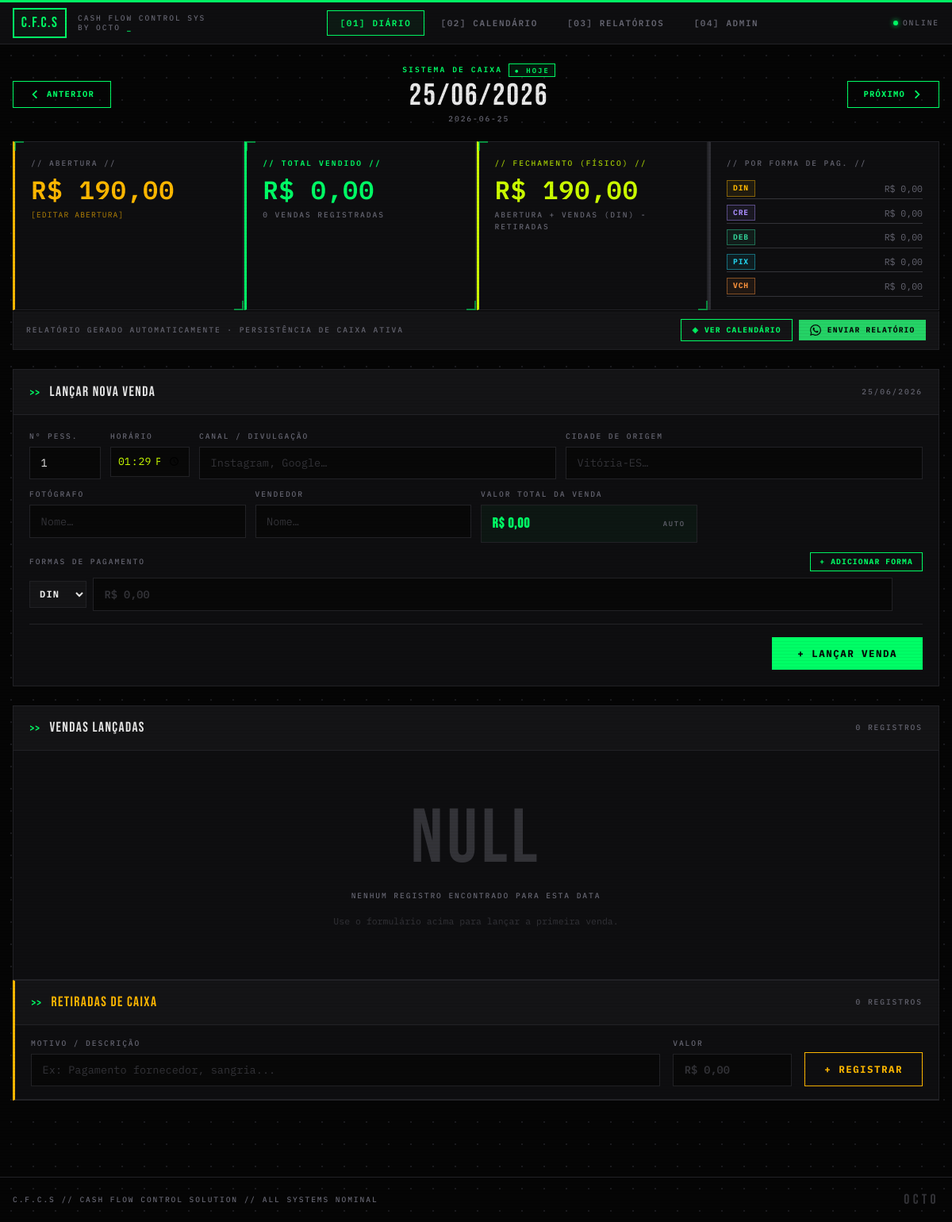
The page /dia/2026-06-25 on the database as committed earlier.
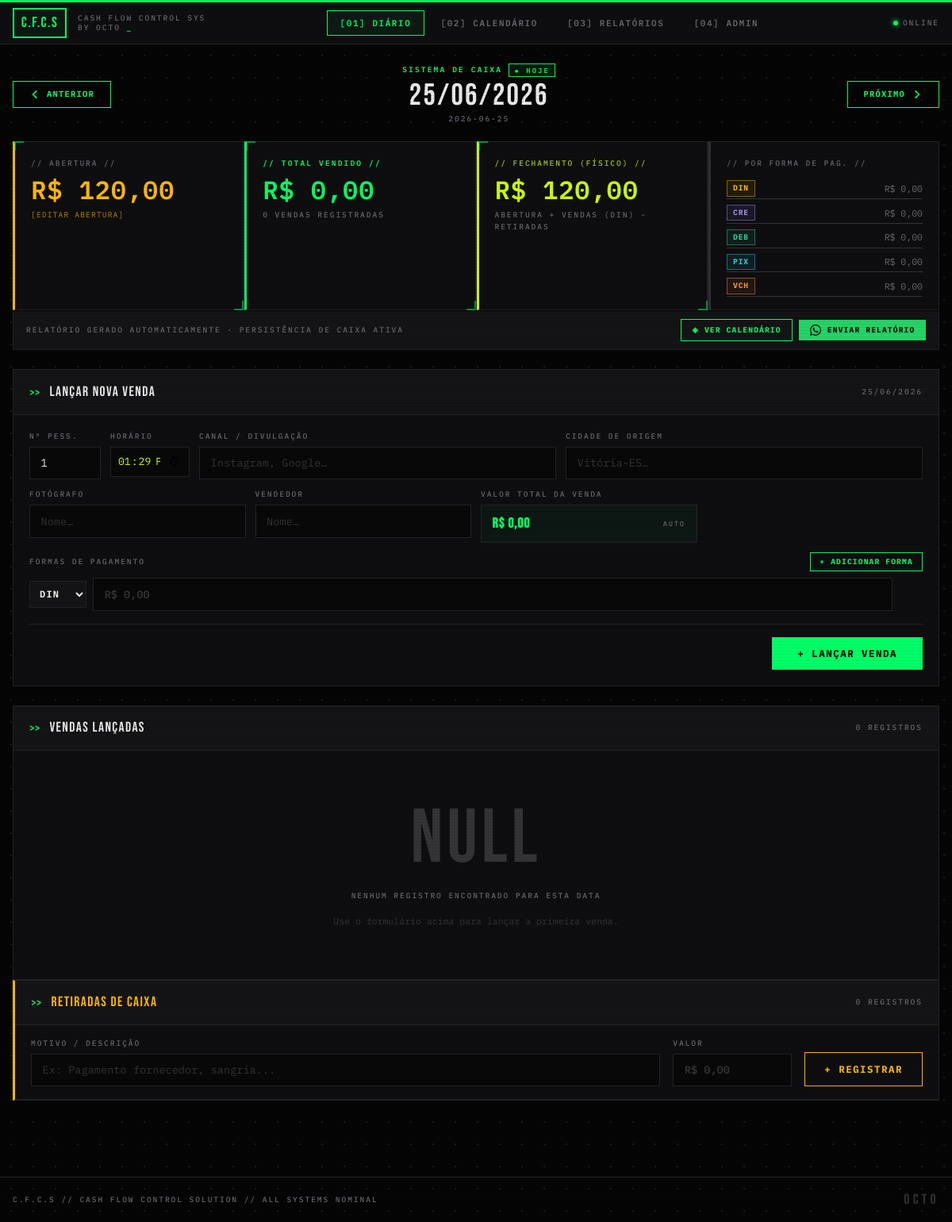
The same page on the database as committed later.
### tables this page shows
CREATE TABLE caixa_diario (
                data            DATE    PRIMARY KEY,
                abertura_caixa  REAL    NOT NULL DEFAULT 0.0,
                fechamento_caixa REAL   NOT NULL DEFAULT 0.0
            );

### app.py (the view)
@app.route("/dia/<data>", methods=["GET"])
def diario(data):
    try:
        datetime.strptime(data, "%Y-%m-%d")
    except ValueError:
        return redirect(url_for("index"))
    caixa = get_or_create_caixa(data)
    vendas = get_vendas_do_dia(data)
    retiradas = get_retiradas_do_dia(data)
    subtotais = get_subtotais(data)
    total_dia = sum(v["valor_venda"] for v in vendas)
    recalc_fechamento(data)
    caixa = get_or_create_caixa(data)
    canais = get_config("canal")
    cidades = get_config("cidade")
    equipe = get_config("equipe")
    whatsapp_numero = get_whatsapp_numero()
    d = datetime.strptime(data, "%Y-%m-%d").date()
    prev_day = (d - timedelta(days=1)).isoformat()
    next_day = (d + timedelta(days=1)).isoformat()
    today = date.today().isoformat()
    return render_template(
        "diario.html",
        data=data,
        data_fmt=d.strftime("%d/%m/%Y"),
        caixa=caixa,
        vendas=vendas,
        retiradas=retiradas,
        subtotais=subtotais,
        total_dia=total_dia,
        canais=canais,
        cidades=cidades,
        equipe=equipe,
        prev_day=prev_day,
        next_day=next_day,
        today=today,
        formas=["DIN", "CRE", "DEB", "PIX", "VCH"],
        whatsapp_numero=whatsapp_numero,
    )

### app.py (called while the page is built, shortened)
def get_config(tipo: str) -> list[str]:
    with get_connection() as conn:
        rows = conn.execute(
            "SELECT valor FROM configuracoes WHERE tipo = ? ORDER BY valor",
            (tipo,),
        ).fetchall()
    return [r["valor"] for r in rows]

def get_or_create_caixa(data_str: str) -> dict:
    with get_connection() as conn:
        row = conn.execute(
            "SELECT * FROM caixa_diario WHERE data = ?", (data_str,)
        ).fetchone()
        if row:
            return dict(row)

def recalc_fechamento(data_str: str):
    with get_connection() as conn:
        fechamento = _recalc_single_day(conn, data_str)
        future_days = conn.execute(
            "SELECT data FROM caixa_diario WHERE data > ? ORDER BY data ASC",
            (data_str,),
        ).fetchall()
        prev_fechamento = fechamento

def get_retiradas_do_dia(data_str: str) -> list[dict]:
    with get_connection() as conn:
        rows = conn.execute(
            "SELECT * FROM retiradas_caixa WHERE data = ? ORDER BY id",
            (data_str,),
        ).fetchall()
    return [dict(r) for r in rows]

### templates/diario.html (shortened to what the changed rows need)
{% extends "base.html" %}
{% block content %}
<div style="display: grid; grid-template-columns: repeat(4, 1fr); gap: 1px; margin-bottom: 1px; background: var(--bd);" class="fade-in">
  <div class="card bracketed" style="padding: 1.25rem 1.25rem 1rem; border-left: 3px solid var(--warn); background: var(--s1);">
    <div class="sys-label-dim" style="margin-bottom: 0.6rem;">// ABERTURA //</div>
    <div class="metric-value money-warn" style="font-size: 2rem;">
      R$ {{ "%.2f"|format(caixa.abertura_caixa) | replace('.', ',') }}
    </div>
    <button onclick="toggleAberturaForm()" style="margin-top: 0.6rem; background: transparent; border: none; color: var(--warn); font-family: 'IBM Plex Mono'; font-size: 0.6rem; letter-spacing: 0.12em; text-transform: uppercase; cursor: pointer; padding: 0; opacity: 0.7;">
      [EDITAR ABERTURA]
    </button>
  </div>
  <div class="card bracketed" style="padding: 1.25rem 1.25rem 1rem; border-left: 3px solid var(--acid); background: var(--s1);">
    <div class="sys-label-dim" style="margin-bottom: 0.6rem; color: var(--acid); opacity: 0.8;">// FECHAMENTO (FÍSICO) //</div>
    <div class="metric-value money-acid" style="font-size: 2rem;">
      R$ {{ "%.2f"|format(caixa.fechamento_caixa) | replace('.', ',') }}
    </div>
    <div class="sys-label-dim" style="margin-top: 0.6rem;">ABERTURA + VENDAS (DIN) - RETIRADAS</div>
  </div>
</div>
{% endblock %}

Rows that differ between the two databases and show on the page:
changed caixa_diario: abertura_caixa "190,00" → "120,00"; fechamento_caixa "190,00" → "120,00"
